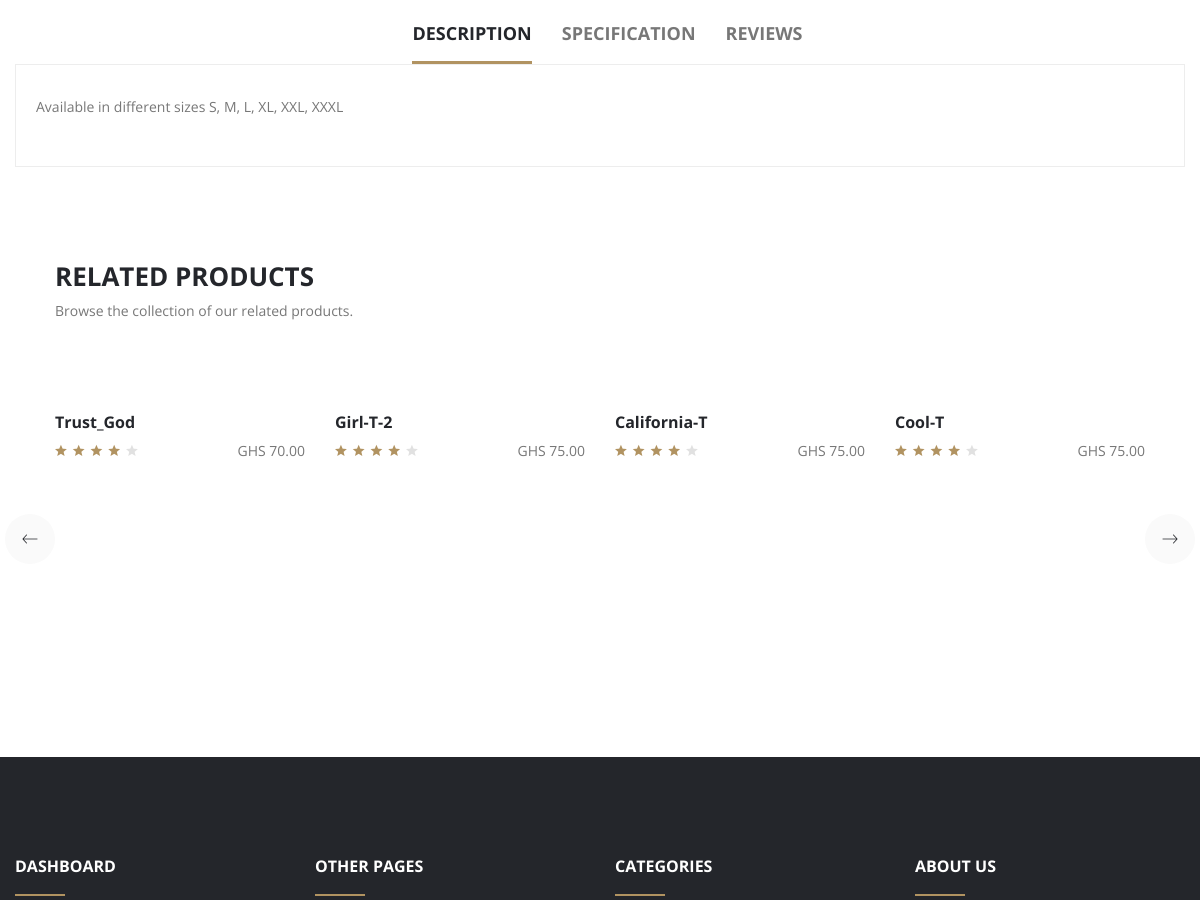
The app's page /product_details/3 (middle part), older data.
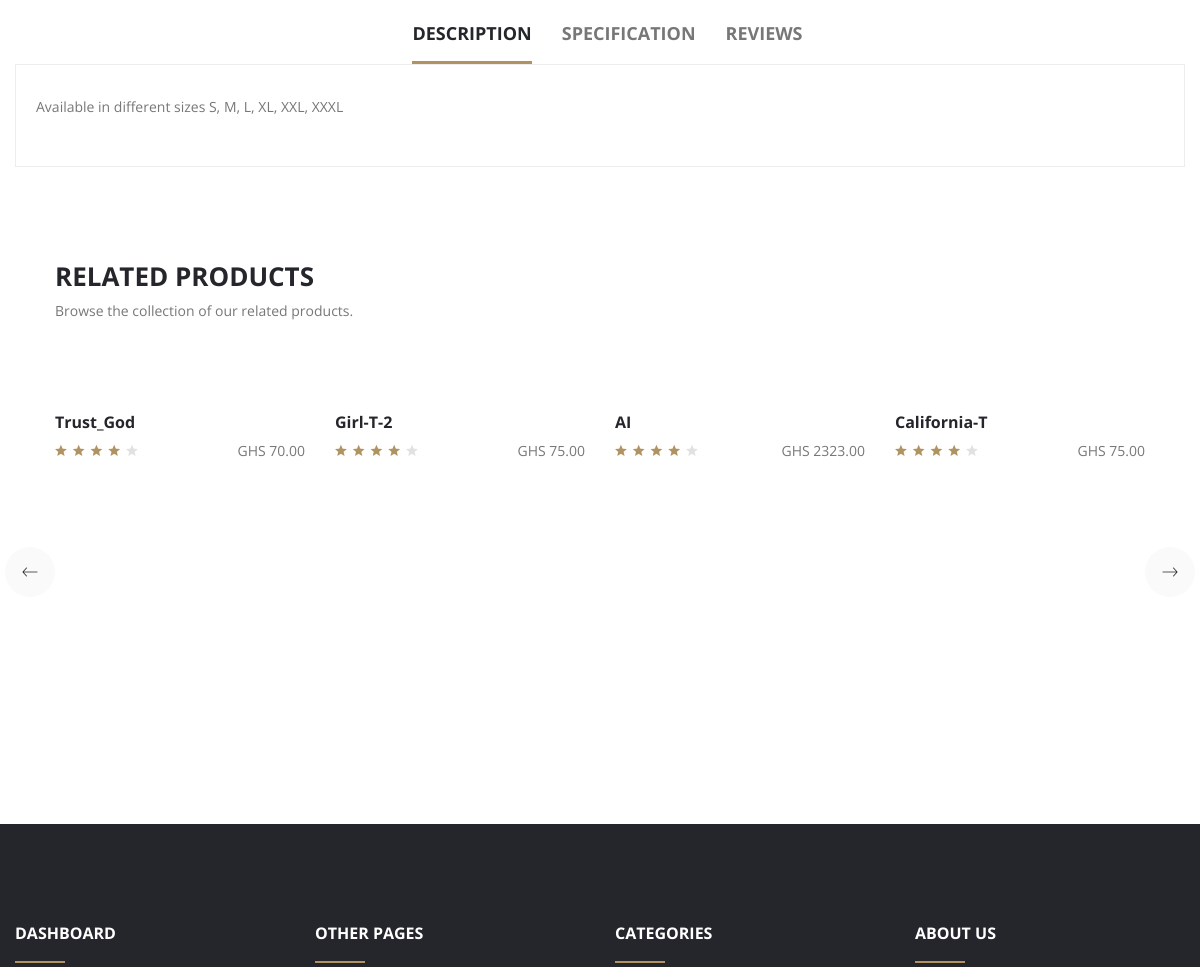
The same page, newer data.
### orderrightapp/models.py (models this page shows, shortened)
class Products(models.Model):
    name = models.CharField(max_length=100)
    detail = models.CharField(max_length=500, null=True, blank=True)
    description = models.CharField(max_length=500, null=True, blank=True)
    price = models.DecimalField(max_digits=10, decimal_places=2)
    type = models.ForeignKey(
        Type,
        on_delete=models.SET_NULL,
        blank=True,
        null=True,
    )

### orderrightapp/views.py (the view)
# urls.py: path('product_details/<int:product_id>', views.product_details, name = 'product_details'),
def product_details(request, product_id):
    product = get_object_or_404(Products, pk=product_id)
    data = cartData(request)
    cartItems = data['cartItems']
    order = data['order']
    items = data['items']
    product_type = product.type.name
    relatedProducts = []
    packages = []
    for p in goods:
        if (p.type.name == product_type) & (p.id != product_id):
            relatedProducts.append(p)
            print(p.type)
        else:
            packages.append(p)
    if product.description:
        list = (product.description).split(";")
        context = {"product": product, "relatedProducts": relatedProducts, "list": list, 'items':items, 'order': order, 'cartItems': cartItems, "random_number": random_number,}
    else:
        context = {"product": product, "relatedProducts": relatedProducts, "random_number": random_number, 'order': order, 'cartItems': cartItems, 'items':items}
    return render(request, 'product_details.html', context)

### orderrightapp/models.py (called while the page is built)
    def __str__(self):
        return self.name

### orderrightapp/utils.py (called while the page is built, shortened)
def cookieCart(request):
    try:
        cart  = json.loads(request.COOKIES['cart'])
        print(cart)
    except:
        cart = {}
        print(cart)
    print('Cart:', cart)
    items = []
    order = {'get_cart_total': 0, 'get_cart_items': 0, 'shipping':False}
    cartItems =  order['get_cart_items']
    return {'items':items, 'order': order, 'cartItems': cartItems}

def cartData(request):
    cookieData = cookieCart(request)
    cartItems = cookieData['cartItems']
    order = cookieData['order']
    items = cookieData['items']
    return {'items':items, 'order': order, 'cartItems': cartItems}

### templates/product_details.html (shortened to what the changed rows need)
{% extends 'main.html' %}
{% load static %}
    {% block content %}
    <div class="product-default-slider-section section-top-gap-100 section-fluid">
        <div class="product-wrapper" data-aos="fade-up" data-aos-delay="0">
            <div class="container">
                <div class="row">
                    <div class="col-12">
                        <div class="product-slider-default-1row default-slider-nav-arrow">
                            <div class="swiper-container product-default-slider-4grid-1row">
                                <div class="swiper-wrapper">
                                     {% for product in relatedProducts %}
                                     <div class="product-default-single-item product-color--golden swiper-slide">
                                        <div class="image-box">
                                            <a href="{% url 'product_details' product.id %}" class="image-link">
                                            </a>
                                        </div>
                                        <div class="content">
                                            <div class="content-left">
                                                <h6 class="title" style="text-transform: capitalize;"><a href="{% url 'product_details' product.id %}">{{product.name}}</a></h6>
                                                <ul class="review-star">
                                                    <li class="fill"><i class="ion-android-star"></i></li>
                                                    <li class="fill"><i class="ion-android-star"></i></li>
                                                    <li class="fill"><i class="ion-android-star"></i></li>
                                                    <li class="fill"><i class="ion-android-star"></i></li>
                                                    <li class="empty"><i class="ion-android-star"></i></li>
                                                </ul>
                                            </div>
                                            <div class="content-right">
                                                <span class="price">GHS {{product.price}}</span>
                                            </div>
                                        </div>
                                    </div>
                                     {% endfor %}
                                </div>
                            </div>
                        </div>
                    </div>
                </div>
            </div>
        </div>
    </div>
    {% endblock content %}

Row changes from the older to the newer data that the page shows:
no longer on this page (row unchanged): Products: name "Cool-T", price "75.00"
added Products: name "AI", price "2323.00"
